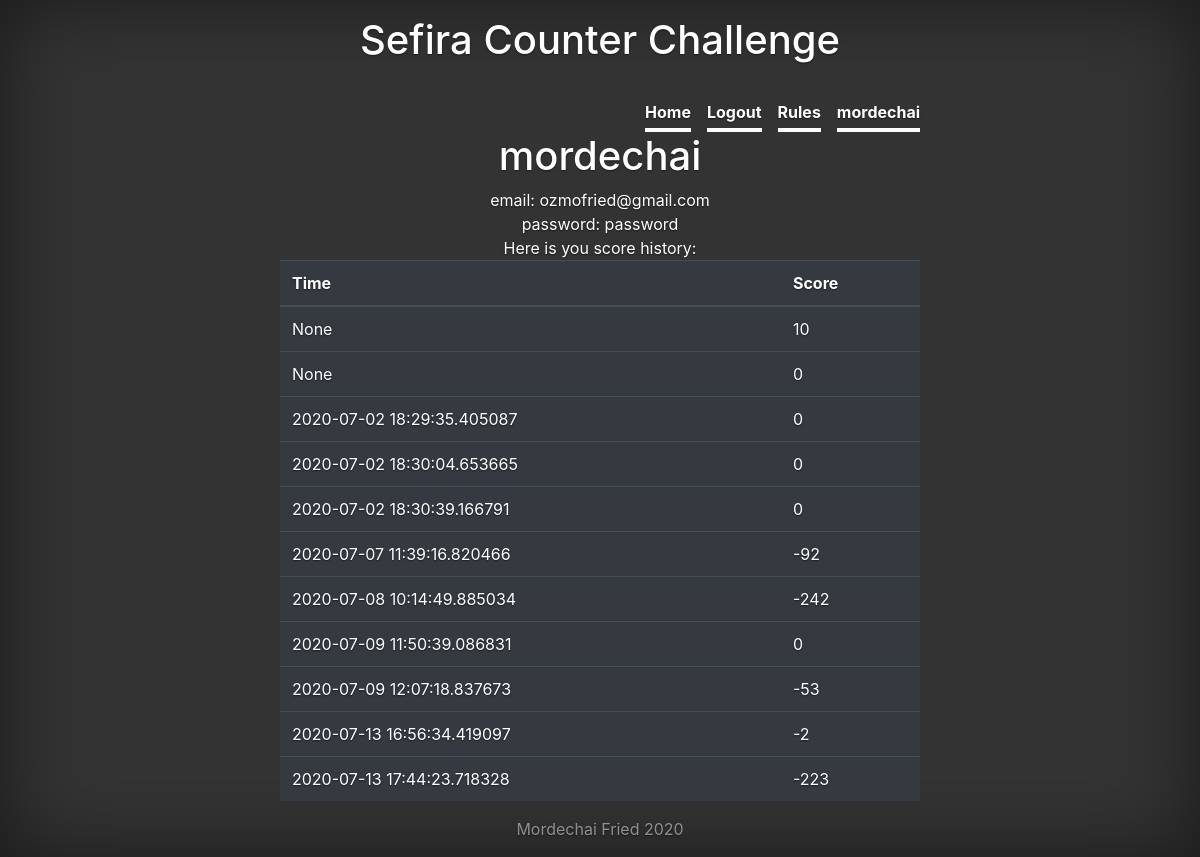
The page /user_page (signed in) on the database its author committed.
### sefira_counter_game/dbmodels.py (models this page shows, shortened)
class User(db.Model, UserMixin):
    id = db.Column(db.Integer, primary_key=True)
    username = db.Column(db.String(120), unique=True, nullable=False)
    email = db.Column(db.String(120), unique=True, nullable=False)
    password = db.Column(db.String(60), nullable=False)
    score = db.relationship('Score', backref ='player', lazy =True)

class Score(db.Model):
    id = db.Column(db.Integer, primary_key=True)
    score = db.Column(db.Integer, nullable=True)
    time = db.Column(db.DateTime, nullable=True, default=datetime.utcnow)
    user_id = db.Column(db.Integer, db.ForeignKey('user.id'), nullable=False)

### sefira_counter_game/routes.py (the view)
@app.route('/user_page')
def user_page():
    user = current_user.username
    user_id_queried = User.query.filter_by(username=user).first()
    return render_template("user_page.html",user=user_id_queried)

### sefira_counter_game/dbmodels.py (called while the page is built)
@login_manager.user_loader
def load_user(user_id):
    return User.query.get(int(user_id))

### sefira_counter_game/templates/user_page.html
{%extends "layout.html"%}
{%block body%}
<h1 m-2>{{current_user.username}}</h1>
<span m-2>email:  {{current_user.email}}</span>
<span m-2>password:  {{current_user.password}}</span>
<span m-2>Here is you score history:</span>
<table class= "table table-dark">
    <thead>
        <tr>
            <th scope="col">Time</th>
            <th scope="col">Score</th>
        </tr>
    </thead>
    <tbody>
{%for score in user.score%}
      <tr><td>{{score.time }}</td><td>{{score.score}}</td></tr>
    {%endfor%}
    </tbody>
</table>
{%endblock%}

### sefira_counter_game/templates/layout.html (shortened to what this page needs)
<link href=https://getbootstrap.com/docs/4.4/dist/css/bootstrap.min.css rel="stylesheet">
    <link href="{{ url_for('static', filename='main.css') }}" rel="stylesheet">
  </head>
  <body class="text-center" onload=delayer()>
    <div class="cover-container d-flex w-100 h-100 p-3 mx-auto flex-column">
  <header class="masthead mb-auto">
    <div class="inner">
      <h1 class="masthead justify-content-center ">Sefira Counter Challenge</h1>
      <nav class="nav nav-masthead justify-content-center">
        {%if current_user.is_authenticated%}
          <a class="nav-link active" href={{url_for("game")}}>Home</a>
          <a class="nav-link active" href={{url_for("logout")}}>Logout</a>
          <a class="nav-link active" href={{url_for("the_rules")}}>Rules</a>
          <a class="nav-link active" href={{url_for("user_page")}}>{{current_user.username}}</a>
        {%else%}
          <a class="nav-link active" href={{url_for("login")}}>Login</a>
          <a class="nav-link active" href={{url_for("sign_up")}}>Sign Up</a>
          <a class="nav-link active" href={{url_for("game")}}>Home</a>
          <a class="nav-link active" href={{url_for("the_rules")}}>Rules</a>
        {%endif%}
      </nav>
    </div>
  </header>
        {%block body%}
        {%endblock%}
  <footer class="mastfoot mt-auto">
    <div class="inner">
      <p>Mordechai Fried 2020</p>
    </div>
  </footer>
</div>
</body>
</html></html>

### sefira_counter_game/static/main.css (style rules this page uses)
a, a:focus, a:hover { color: #fff; }
html, body { height: 100%; background-color: #333; }
body { display: -ms-flexbox; display: flex; color: #fff; text-shadow: 0 .05rem .1rem rgba(0, 0, 0, .5); box-shadow: inset 0 0 5rem rgba(0, 0, 0, .5); }
.cover-container { max-width: 42em; }
.masthead { margin-bottom: 2rem; }
.nav-masthead .nav-link { padding: .25rem 0; font-weight: 700; color: rgba(255, 255, 255, .5); background-color: transparent; border-bottom: .25rem solid transparent; }
.nav-masthead .nav-link + .nav-link { margin-left: 1rem; }
.nav-masthead .active { color: #fff; border-bottom-color: #fff; }
@media (min-width: 48em) { .nav-masthead { float: right; } }
.mastfoot { color: rgba(255, 255, 255, .5) }

### rows shown on the page
User: username "mordechai", email "ozmofried@gmail.com", password "password"
Score: time "None", score "10"
Score: time "None", score "0"
Score: time "2020-07-02 18:29:35.405087", score "0"
Score: time "2020-07-02 18:30:04.653665", score "0"
Score: time "2020-07-02 18:30:39.166791", score "0"
Score: time "2020-07-07 11:39:16.820466", score "-92"
Score: time "2020-07-08 10:14:49.885034", score "-242"
Score: time "2020-07-09 11:50:39.086831", score "0"
Score: time "2020-07-09 12:07:18.837673", score "-53"
Score: time "2020-07-13 16:56:34.419097", score "-2"
Score: time "2020-07-13 17:44:23.718328", score "-223"
